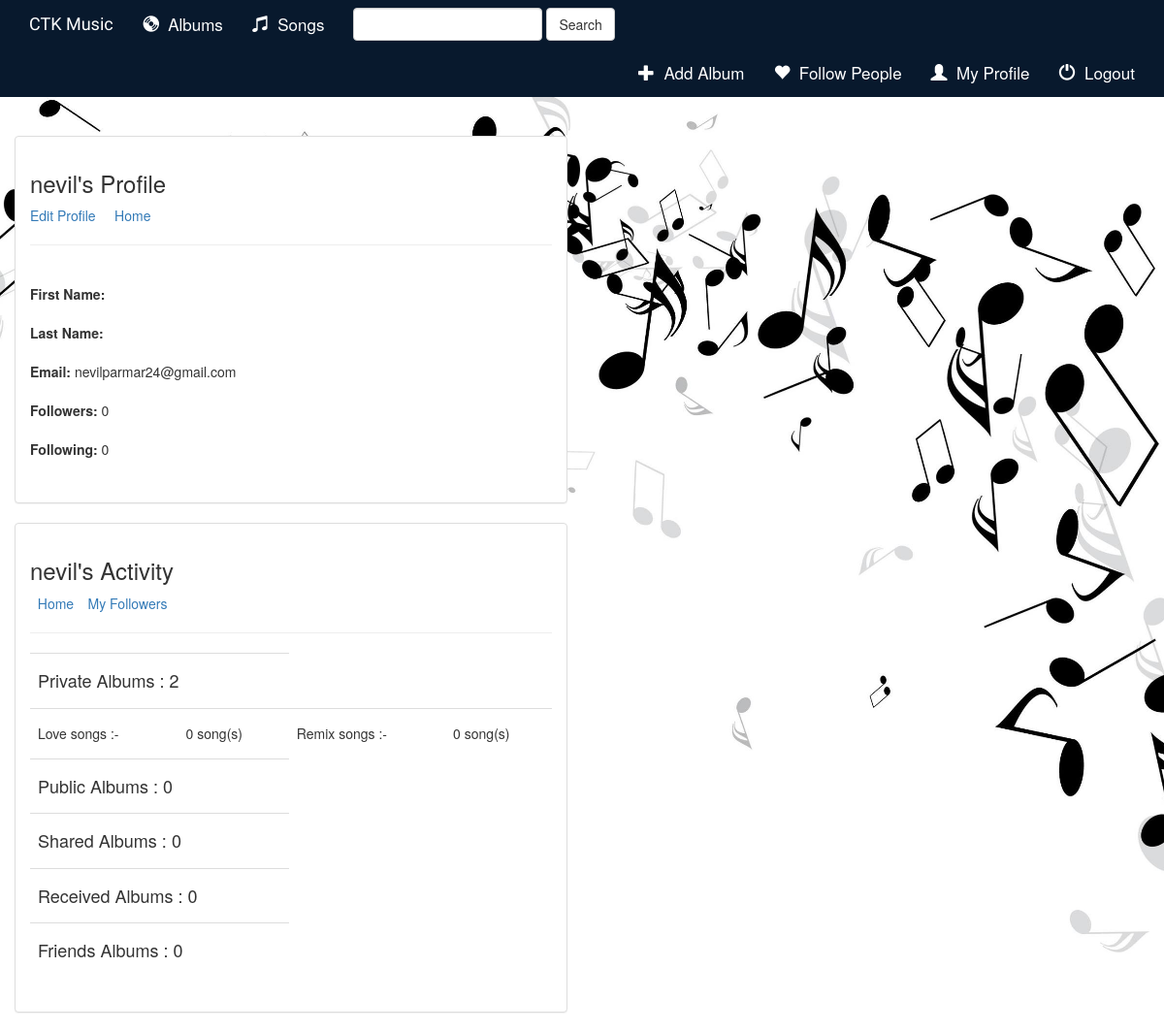
Screenshot of /users/profile/ (signed in) with the database file from the repository.
### music/models.py (models this page shows, shortened)
class Album(models.Model):
    user = models.ForeignKey(User, default=1,on_delete=models.CASCADE)
    artist = models.CharField(max_length=250)
    album_title = models.CharField(max_length=500)
    genre = models.CharField(max_length=100)
    album_logo = models.FileField(upload_to="album_logos/")
    is_favorite = models.BooleanField(default=False)
    is_private = models.BooleanField(default=True,help_text="Is this a private album ? ")
    total_songs = models.IntegerField(default=0)
    shared = models.BooleanField(default=False)

### users/views.py (the view)
# urls.py: path('profile/', views.profile, name="profile"),
def profile(request):
    followee = Friend.objects.filter(follower__username__exact=request.user.username)
    following_count = followee.count()
    friends_albums = []
    for follo in followee:
        x = Album.objects.filter(Q(user=follo.followee)).exclude(is_private=True)
        friends_albums = list(chain(friends_albums, x))
    print(friends_albums)
    received_albums = Shared_album.objects.filter(receiver=request.user)
    public_albums = Album.objects.exclude(user=request.user).filter(is_private=False)
    private_albums = Album.objects.filter(user=request.user,is_private=True)
    followers = Friend.objects.filter(followee__username__exact=request.user.username)
    followers_count = followers.count()
    list_of_ids = []
    for pa in private_albums:
        list_of_ids.append(pa.id)
    shared_albums = Shared_album.objects.filter(album_title_id__in=list_of_ids)
    context = {
        'private_albums': private_albums,  # unique albums
        'received_albums': received_albums,
        'public_albums': public_albums,
        'shared_albums':shared_albums,
        'friends_albums': friends_albums,
        'following_count':following_count,
        'followers_count': followers_count
    }
    return render(request, 'users/profile.html', context)

### templates/users/profile.html (shortened to what this page needs)
{% extends 'base.html' %}
{% block body %}
     <br><br>
    <div class="container-fluid">
        <div class="row">
            <div class="col-sm-12 col-md-6">
                <div class="panel panel-default">
                    <div class="panel-body">
                        <h3>{{ request.session.username }}'s Profile</h3>
                        <a href="{% url 'users:edit_profile' %}">Edit Profile</a>&nbsp;&nbsp;&nbsp;&nbsp;
                        <a href="{% url 'users:index' %}">Home</a>
                        <hr>
                        <br>
                        <p>
                            <b>First Name:</b> {{ request.session.first_name }}<br><br>
                            <b>Last Name:</b> {{ request.session.last_name }} <br><br>
                            <b>Email:</b> {{ request.session.email }} <br><br>
                            <b>Followers:</b> {{ followers_count }} <br><br>
                            <b>Following:</b> {{ following_count }} <br><br>
                        </p>
                    </div>
                </div>
            </div>
        </div>
        <div class="row">
            <div class="col-sm-12 col-md-6">
                <div class="panel panel-default">
                    <div class="panel-body">
                        <h3>{{ request.session.username }}'s Activity</h3>&nbsp;
                        <a href="{% url 'users:index' %}">Home</a>
                        <a href="{% url 'users:my_followers' %}">&emsp14;&emsp14;&emsp14;My Followers</a>
                        <hr>
                        <table class="table">
                            <tbody>
                            <tr>
                                <td colspan="2"><h4>Private Albums : {{ private_albums | length }} <br></h4></td>
                            </tr>
                            <tr>
                                {% for album in private_albums %}
                                    <td><h5>{{ album.album_title }} :- <br></h5></td>
                                    {% ifequal album.total_songs null %}
                                        <td><h5> 0 song(s) <br></h5></td>
                                    {% else %}
                                        <td><h5>{{ album.total_songs }} song(s) <br></h5></td>
                                    {% endifequal %}
                                {% endfor %}
                            </tr>
                            <tr>
                                <td colspan="2"><h4>Public Albums : {{ public_albums | length }} <br></h4></td>
                            </tr>
                            <tr>
                                <td colspan="2"><h4>Shared Albums : {{ shared_albums | length }} <br></h4></td>
                            </tr>
                            <tr>
                                <td colspan="2"><h4>Received Albums : {{ shared_albums | length }} <br></h4></td>
                            </tr>
                            <tr>
                                <td colspan="2"><h4>Friends Albums : {{ friends_albums | length }} <br></h4></td>
                            </tr>
                            </tbody>
                        </table>
                    </div>
                </div>
            </div>
        </div>
    </div>
{% endblock %}

### static/music/style.css (style rules this page uses)
body { background: url("images/background.jpg"); height: 100%; background-repeat: no-repeat; background-position: center; background-size: cover; }
html { height: 100%; }

### rows the page displays
Album: album_title "Love songs", total_songs "0"
Album: album_title "Remix songs", total_songs "0"

### other values shown
{{ request.session.username }} "nevil"
{{ request.session.email }} "nevilparmar24@gmail.com"
{{ followers_count }} "0"
{{ following_count }} "0"
{{ private_albums | length }} "2"
{{ public_albums | length }} "0"
{{ shared_albums | length }} "0"
{{ friends_albums | length }} "0"
